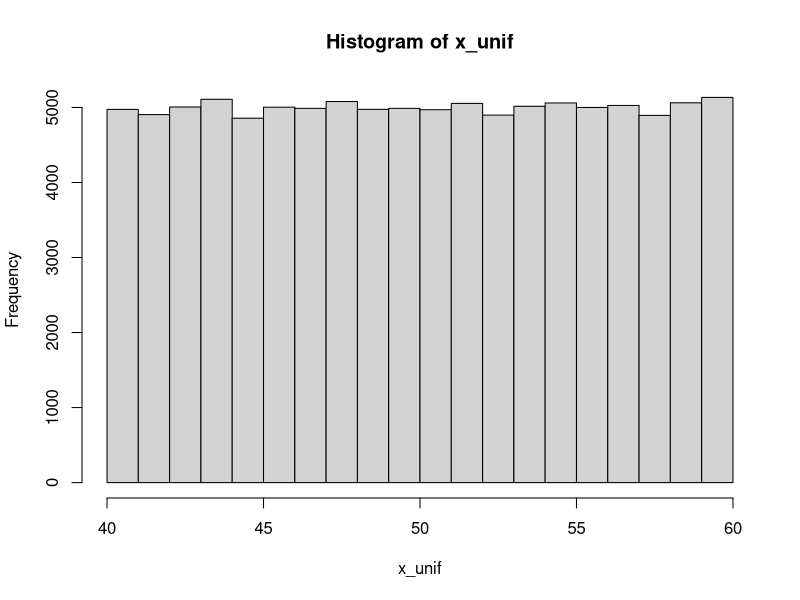
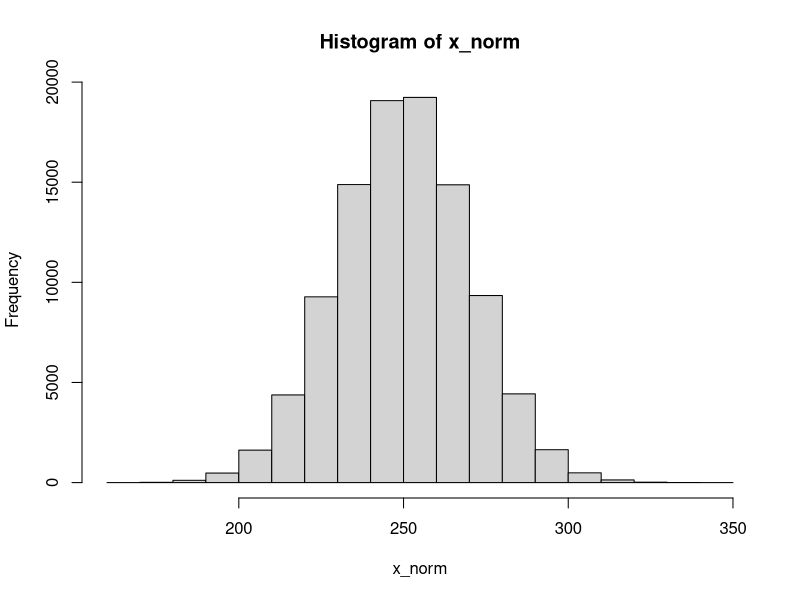

Reproduce these figures in R, in order. (Note: this script raises an error after producing the figures.)
## ---- chunk 1
x <- 2
x
## ---- chunk 2
nums <- c(1,45,78)
cities <- c("Zürich", "上海", "Tehrān")
nums
cities
## ---- chunk 3
length(nums)
#如果无后续使用，没必要赋值一个变量；c(...)的计算结果就是一个向量，并直接传给`length()`函数
length(c("Guten Morgen")) 
## ---- chunk 4
cities_1 <- c("Zürich", "上海", "Tehrān")
cities_2 <- c("大阪", "Poznań", "Cairo")

cities <- c(cities_1, cities_2, c("Jyväskylä", "邯郸", "札幌่"))

cities
## ---- chunk 5
x <- c("one", "two", "three", "four", "five", "six", "seven", "eight", "nine")
x[3]
## ---- chunk 6
x[c(2,5,9)] # 第2个，第5个，第9个元素
## ---- chunk 7
x[-c(2,5,9)] # 除了第2个，第5个，第9个以外的元素
## ---- chunk 8
x[c(2,5,9)] <- c("二", "五", "九")
x
## ---- chunk 9
1:10 #从左边的数（包含）到右边的数（包含），即1:10
## ---- chunk 10
x[3:6]
## ---- chunk 11
y <- 7:103
y
## ---- chunk 12
rep(6, 8) # 把6重复8遍；或rep(6, times = 8)
## ---- chunk 13
rep(c(0, 7, 6, 1), 4) # 把(0, 7, 6, 1)重复4遍
## ---- chunk 14
rep(c(0, 7, 6, 1), each = 4) # 把0, 7, 6, 1各重复4遍
## ---- chunk 15
rep(c(0, 7, 6, 1), c(1, 2, 3, 4)) # 把0, 7, 6, 1分别重复1, 2, 3, 4遍
## ---- chunk 16
seq(0, 15, 2.5) # 其实是`seq(from = 0, to = 50, by = 5)`的简写
## ---- chunk 17
 seq(0, 50, length.out = 11) # 其实是`seq(from = 0, to = 50, length.out = 11)`的简写
## ---- chunk 18
x_unif <- runif(100000, 40, 60) # 生成100000个40到60之间，连续均匀分布的的随机数
hist(x_unif) # 画直方图
## ---- chunk 19
x_norm <- rnorm(100000, 250, 20) # 按照平均值为250，标准差为20的正态分布的概率密度函数生成100000个随机数
hist(x_norm) # 画直方图
## ---- chunk 20
balls <- letters[1:10]
balls
## ---- chunk 21
sample(balls, 20, replace = TRUE)
## ---- chunk 22
sample(balls, 3) # 即`sample(balls, 3, replace = FALSE)`
## ---- chunk 23
sample(1:100, 10, replace = TRUE)
## ---- chunk 24
x <- vector("numeric")
# 或`vector("integer")`, `vector("character")`等
class(x)
## ---- chunk 25
x <- integer(0)
# 或 x <- integer()
# 或`character(0)`, `numeric(0)`等
class(x)
## ---- chunk 26
x <- c(-10, 5, -89, 999, 84)
list(x = x, `sort(x)` = sort(x), `rank(x)` = rank(x), `order(x)` = order(x), `rev(sort(x))` = rev(sort(x)))
## ---- chunk 27
scores <- c(ochem = 79, math = 66, mcb = 64, blc = 75, bpc = 72)
scores
## ---- chunk 28
scores[c("math", "bpc")] == scores[c(2, 5)]
## ---- chunk 29
unique(c("a", "a", "x", "x", "x", "b", "h", "h"))
## ---- chunk 30
x <- c(4, 9, 25)
y <- c(8, 6, 3)
x + y
x * y # 在matlab中这样乘是不行的，要用`.*`，除法也是
sqrt(x)
## ---- chunk 31
class(6) # 6是一个（浮点）数，应为"numeric"
## ---- chunk 32
is.numeric(6)
is.character("6")
## ---- chunk 33
as.integer(c(TRUE, FALSE))
as.character(c(23, 90))
## ---- chunk 34
time_in_sec <- c(29.37, 28.66, 31.32, NA, 27.91, NA)
## ---- chunk 35
class(time_in_sec[4])
## ---- chunk 36
y <- c("a", "b", NA)
class(y[3])
class(NA)
## ---- chunk 37
x <- c("Joe", "Lynne", "Pat")
class(x) # 本应为"character"
class(x) <- c("high_school", "student") # 篡改
class(x) # 新class
## ---- chunk 38
x <- matrix(c(TRUE, FALSE, FALSE, TRUE), ncol = 2)
typeof(x); class(x)
## ---- chunk 39
random_list <- list(first = 1, 2, status = list(has_girlfriend = FALSE, had_girlfriend = FALSE), v = c(3, 4), list(a = "aspirin", z = "zymogen", date = c(y = 2019, m = 8, d = 1)))
str(random_list)
## ---- chunk 40
class(3)
## ---- chunk 41
sqrt(3)^2-3
## ---- chunk 42
3.1e5
## ---- chunk 43
-1.2e-4+1.1e-5
## ---- chunk 44
class(2)
class(2L)
## ---- chunk 45
1:10 #公差为1的整数向量生成器，包含最小值和最大值
class(1:10)
seq(5,50,5) #自定义公差，首项，末项和公差可以不为整数
class(seq(5,50,5)) #因此产生的是一个浮点数向量
seq(5L,50L,5L) #可以强制生成整数
class(seq(5L,50L,5L)) #是整数没错
## ---- chunk 46
x <- list(2L+1L, 2L-1L, 2L*3L, 17L%/%3L, 17L%%3L, 1000L/1L, 3L^4L, sqrt(4L), log(exp(5L)),factorial(5L),sin(0L))
for (num in x){
  print(num)
  print(class(num))
}

y <- c(8L/2L, 2L^3L)
## ---- chunk 47
class(2L+1L)
class(2L-1L)
class(2L*3L)
class(17L%/%3L)
class(17L%%3L)
## ---- chunk 48
class(1000L/1L)
class(3L^4L)
class(sqrt(4L))
class(log(exp(5L)))
class(factorial(5L))
## ---- chunk 49
exp(1)
## ---- chunk 50
log(exp(5))
## ---- chunk 51
log10(1000)
log2(128)
## ---- chunk 52
signif(12.3456789, 4)
## ---- chunk 53
signif(12.3, 8)
## ---- chunk 54
round(12.3456789, 3) # 保留3个小数位
## ---- chunk 55
round(13.5)
## ---- chunk 56
class(ceiling(7.4))
## ---- chunk 57
NA + NA
## ---- chunk 58
class(Inf); class(NaN)
## ---- chunk 59
is.na(NaN)
## ---- chunk 60
knitr::include_graphics("img/graphics/t-distribution.png")
## ---- chunk 61
qt(0.975, df = 12)
## ---- chunk 62
p <- (1-(pt(2.2, df = 15)))*2
p
## ---- chunk 63
qt(0.975,9999999)
## ---- chunk 64
x <- c(2.23,2.24,2.34,2.31,2.35,2.27,2.29,2.26,2.25,2.21,2.29,2.34,2.32)
t.test(x, mu = 2.31)
## ---- chunk 65
x <- c(2.23,2.24,2.34,2.31,2.35,2.27,2.29,2.26,2.25,2.21,2.29,2.34,2.32)

t.test(x, mu = 2.31, alternative = "less") # 检验是否*less* than μ
## ---- chunk 66
x <- c(2.23,2.24,2.34,2.31,2.35,2.27,2.29,2.26,2.25,2.21,2.29,2.34,2.32)
y <- c(2.27,2.29,2.37,2.38,2.39,2.25,2.39,2.16,2.55,2.81,2.19,2.44,2.22)

t.test(x, y)
## ---- chunk 67
t.test(x, y, paired = TRUE)
## ---- chunk 68
expected_probs <- c(0.05, 0.1, 0.15, 0.2, 0.2, 0.3)
## ---- chunk 69
observed_vals <- c(6, 9, 14, 24, 18, 29)
## ---- chunk 70
chisq.test(observed_vals, p = expected_probs) # 参数p是指概率
## ---- chunk 71
chisq.test(observed_vals)
## ---- chunk 72
(社团参与 <- matrix(c(28,36,40,40,32,33,38,29,36), nrow = 3, dimnames = list(c("一年级", "二年级", "三年级"), c("棒球", "足球", "网球"))))
## ---- chunk 73
chisq.test(社团参与)
## ---- chunk 74
#其实还可以更精简，但是为了易读性不得不牺牲一点精简度。
Z <- matrix(rep(rnorm(1000000), 6), nrow = 6)^2

X <- Z^2

Q <- matrix(nrow = 6, ncol = 1000000)

for (i in (1+1):6) {
  Q[1,] = Z[1,]
  Q[i,] = Q[(i-1),] + Z[i,]
}

plot(NULL, xlim=c(0.23,6), ylim = c(0,1),
     main = expression(paste('X ~ ', chi^'2', '(k)')), 
     xlab = "x", 
     ylab= expression(f[k]*'(x)')
    )
colors <- c('blue', 'black', 'red', 'green', 'gray', 'orange')
for (i in 1:6) {
  lines(density(Q[i,]),
        col=colors[i],
        lwd=2)
}
legend('topright',c('k=1','k=2','k=3','k=4','k=5','k=6'),
       fill = colors)
## ---- chunk 75
y <- list(1, c("a","あ"), list(1+3i, c(FALSE, NA, TRUE)), 
          data.frame(x = c("阿拉木图", "什切青"), y = c(2, 3)),
          t.test)
y
## ---- chunk 76
y[2] # 使用单方括号，得到的是一个只有一个分量的列表
y[[2]] # 使用双方括号，得到的是一个向量
y[[3]][[2]] # 得到的也是一个向量；父列表的索引在前，子列表的在后
y[[3]] # 这个位置包含两个子列表，因此得到一个有两个分量的列表
y[[3]][[2]][2] # 得到向量时，直接在后面用单方括号
## ---- chunk 77
z <- list(c(1, 3), z2 = c(4, 5, 6), c("a", "b"))
z # `[[2]]`被`$z2`所取代
z$z2 == z[[2]] # `z[[2]]`仍然是可用的，结果和`z$z2`一样
## ---- chunk 78
list(list(1, 2), list(3, 4))
## ---- chunk 79
A <- list("a", 1, TRUE); B <- list(5+8i, NA, 4L)
C1 <- unlist(list(A, B), recursive = FALSE); C2 <- c(A, B)
identical(C1, C2)
## ---- chunk 80
A <- 1:48 
dim(A) <- c(6,8) 
A
## ---- chunk 81
is.array(A)
is.matrix(A)
## ---- chunk 82
attributes(A)
## ---- chunk 83
A[5,3]
## ---- chunk 84
A[3,]
## ---- chunk 85
A[,4]
## ---- chunk 86
dim(A) <- c(2,8,3)
A
## ---- chunk 87
attr(A, "dim") <- c(3,4,2,2)
A
## ---- chunk 88
A[ ,3 , , ] #每个矩阵第3列的数据，即所有第二个维度为3的数值
## ---- chunk 89
B <- runif(90, 0, 1) #从均匀分布中取90个0到1之间的数
dim(B) <- c(6, 5, 3) #注意顺序
B
## ---- chunk 90
dimnames(B) <- list(paste("trial.", 1:6), 
                    c('P. falciparum', 'P. malariae', 'P. ovale', 'P. vivax', 'P. knowlesi'), 
                    c('chloroquine', 'artemisinin', 'doxycycline'))
B
## ---- chunk 91
class(c(TRUE,FALSE,NA))
## ---- chunk 92
x <- 5
x != 3 #x等于5，所以“x不等于3”为真
## ---- chunk 93
7 %in% c(1,4,5,6,7)
## ---- chunk 94
NA == NA
## ---- chunk 95
x <- NA
is.na(x)
## ---- chunk 96
x <- c(2, 1, 6, 5, 4, 9, 7, 3, 10, 8)
x <= 5
## ---- chunk 97
x[c(TRUE, TRUE, FALSE, TRUE, TRUE, FALSE, FALSE, TRUE, FALSE, FALSE)]
## ---- chunk 98
x[x <= 5]
## ---- chunk 99
all(x <= 5); any(x <= 5)
## ---- chunk 100
!(3 < 4) # 这个例子很简单，反义符号意义不大。后面实操的时候才能领略到它的用处。
## ---- chunk 101
vals <- c(TRUE, FALSE, NA) 
names(vals) <- paste('[',as.character(vals),']',sep = '')
outer(vals, vals, "&")
## ---- chunk 102
outer(vals, vals, "|")
## ---- chunk 103
m <- 1:100 # 产生一个[1,2,3,...,99,100]的整数向量。上面讲过。
n <- vector("numeric")
for (i in n) {
  if (i %% 2 == 0) {
    n <- append(n, i^2)
  } else if (i == 51) {
    break
  }
}
n
## ---- chunk 104
logi = TRUE
num <- 1
while (num <= 100) {
  if (logi) {
    num = num + 10 # R 不支持 num += 5的简写
    print(num)
    logi = FALSE
  } else {
    num = num + 20
    print(num)
    logi = TRUE
  }
}

## ---- chunk 105
# 以下代码翻译成英语就是：If 1 + 1 = 2, print "hi". Else, print "bye".
# 或中文：如果一加一等于二，那么印出“hi”，否则印出“bye”.
if (1 + 1 == 2) { # 1 + 1 == 2 的运算结果是TRUE，因此“如果”成真
  print("hi") # 所以会执行`print("hi")`
} else {
  print("bye")
}
## ---- chunk 106
# 代码第一行中的FALSE可以替换成任何计算结果为FALSE的运算，
# 比如1 + 1 == 3；小括号内的计算过程不重要，
# 但运算结果必须为TRUE或FALSE（不可以是NA）
if (FALSE) { 
  print("hi")
} else { # 因为是FALSE，所以`else`里的语句被执行
  print("bye")
}
## ---- chunk 107
if (FALSE) { # 第一个`if`为FALSE
  print("hi")
} else if (FALSE) { # 检查下一个`else if`，也是FALSE
  print("yoo")
} else if (TRUE) { # 再检查下一个`else if`，这次是TRUE
  print("hey") # 所以执行`print("hey")`
} else {
  print("bye") # 而轮不到else
}
## ---- chunk 108
# 以下代码翻译成英文就是: for every element i in c(2, 4, 6, 8): 
# assign i^2 to n, then print n
# 中文：对c(2, 4, 6, 8)`中的每一个元素i：
# 创建一个n使得n等于i的平方，然后印出n
for (i in c(2, 4, 6, 8)) { # i可以是任何你想要的名字，比如num
  n <- i^2 # 如果上一行是 for (num in ..., 这一行就要写成 n <- num^2
  print(n)
}
## ---- chunk 109
x <- vector(mode = "numeric") # 创建一个空的numeric vector
for (m in 1:10) {
  if (m %% 2 == 0) {
    x <- append(x, m)
  }
}

x
## ---- chunk 110
M <- c(1, 2, 3 ,4 ,5)
N <- c(10, 100, 1000)

x <- vector("numeric")
for (m in M) {
  for (n in N) { # 在一个for循环中嵌入另一个for循环
    x <- append(x, m*n)
  }
}

x
## ---- chunk 111
x <- 1
while (x < 10) { # 当x<10的时候，执行大括号内的语句
  print(x)
  x <- x + 3 # 一定要让x的值增加，否则会进入无限循环
}
## ---- chunk 112
for (i in 1:10) {
  if (i == 3) {
    next # 当i == 3时，跳过它，继续（最近的）for循环的下一个回合
  } else if (i == 6) {
    break # 当i == 6时，结束（最近的）for循环
  } 
  print(i) # 只有当if和else if里的检验都为FALSE时，`print(i)`才会执行。
}
## ---- chunk 113
M <- c(1, 2, 3, 4, 5)

x <- vector("numeric")
for (m in M) {
  while (TRUE) { # 原本while(TRUE){}将会是一个无限循环（判定条件永远TRUE）
    x <- append(x, 2*m)
    break # break打破了最近的这个while循环，而不影响for循环。
  }
}

x
## ---- chunk 114
l <- c(1.21, 1.34, -1.45, 1.56, 1.22, 1.10, 1.78, -1.33, 1.71)
## ---- chunk 115
l_1 <- ifelse(l < 0, NA, l)
l_1
## ---- chunk 116
x <- c(1, 4, 9)
y <- c(1, 10, 100)

for(i in x){
  print(i * y)
}
## ---- chunk 117
1 * y; 4 * y; 9 * y
## ---- chunk 118
i <- 1
while (i < 5) {
  print(i * 10)
  i <- i + 1
}
## ---- chunk 119
for(i in 1:10){
  if(i <= 3){
    print(i)
  } else break
}
## ---- chunk 120
i <- 1
while(i < 10){
  if(i <= 3){
    print(i)
    i <- i + 1
  } else break
}
## ---- chunk 121
for(i in 1:5){
  if(i == 3 | i == 4) next
  print(i)
}
## ---- chunk 122
for(i in 1:3){
  for(j in c(1, 10, 100)){
    if(i == 2) break
    print(i * j)
  }
}
## ---- chunk 123
lapply(c(1, 2, 3), function(i) i^2*10)
## ---- chunk 124
lapply(list(5, 6, 7), rnorm, 3, .1)
## ---- chunk 125
lapply(list(5, 6, 7), rnorm, n = 3, .1)
## ---- chunk 126
rapply(list(c(1, 2, 3), list(c(4, 5, 6), list(7, 8, 9))), function(x) x * 10, how = "unlist") # 默认的模式
## ---- chunk 127
rapply(list(c(1, 2, 3), list(c(4, 5, 6), list(c("a", "b", "c")))), function(x) c(x, 1))
## ---- chunk 128
rapply(list(c(1, 2, 3), list(c(4, 5, 6), list(c("a", "b", "c")))), function(x) c(x, 1), how = "list") 
## ---- chunk 129
Map(rnorm, c(5, 6, 7), 3, .1)
## ---- chunk 130
Map(rnorm, c(2, 3, 4), c(1, 10, 100), c(.1, .5, 1))
## ---- chunk 131
mapply(rnorm, 3, c(1, 10, 100), c(.1, .5, 1))
## ---- chunk 132
require(doParallel)
## ---- chunk 133
library(doParallel)
getDoParWorkers() # 查看R当前使用的内核数量；默认应为1
detectCores() # 查看可用内核总数
## ---- chunk 134
registerDoParallel(4) # 设置内核数量
getDoParWorkers() # 再次检查内核数量
## ---- chunk 135
map(list(5, 6, 7), ~ rnorm(3, ., .1))
## ---- chunk 136
x = c(1, 2, 3); y = c(10, 20, 30); z = c(5, 60, 115)
map_dbl(list(x, y, z), mean)
## ---- chunk 137
map2(.x = c(1, 100, 10000), .y = c(.1, 1, 10), ~ rnorm(5, .x, .y))
## ---- chunk 138
pmap(list(mean = c(1, 100, 10000), sd = c(.1, 1, 10)), rnorm, n = 3)
## ---- chunk 139
args <- tibble(mean = c(1, 100, 10000),
               sd = c(.1, 1, 10))
pmap(args, rnorm, 3)
## ---- chunk 140
sample <- c(5.1, 5.2, 4.5, 5.3, 4.3, 5.5, 5.7)
# 根据传统，赋值变量时用`<-`号，赋值函数参数时才用`=`
t.test(x = sample, mu = 4.5)
## ---- chunk 141
"["(c("四川担担面", "武汉热干面", "兰州牛肉面", "北京炸酱面"), 2)
## ---- chunk 142
sum        (
 # 4   
        4 # 我怕不是
,              #疯了
            6
  
  )
## ---- chunk 143
seq(0, 25, l = 11)
## ---- chunk 144
函数名 <- function(参数1, 参数2, ...){
  对参数1和参数2
  进行
  一系列
  一行或者多行
  计算
  return(计算结果)
}
## ---- chunk 145
SE <- function(x) {
  s <- sd(x)
  n <- length(x)
  result <- s/sqrt(n)
  return(result)
}
# 随后，你就可以使用自定义的函数了
SE(c(5,6,5,5,4,5,6,6,5,4,5,3,8)) 
## ---- chunk 146
SE <- function(x) {
  s <- sd(x)
  n <- length(x)
  s/sqrt(n) # 注意不是`result <- s/sqrt(n)`
}
SE(c(5,6,5,5,4,5,6,6,5,4,5,3,8)) 
## ---- chunk 147
# 这是随手写的一个没有意义的函数
myfunc <- function(i){
  k <- 8
  if (i>3) {
    j <- -i
    while(j < 20){
      k <- k + i + j
      j <- j+5
    }
    return(k)
  } else {
    if (i %% 2 == 0) {
      return(5)
    } else return(k*i)
  }
}
myfunc(6)
## ---- chunk 148
sapply(1:5, function(x) x^2)
## ---- chunk 149
'%el%' <- function(x, y) pi*x*y

2 %el% 5
## ---- chunk 150
myfunc <- function(){
  a = 5
  function(){
    b = 10
    return(a*b)
  }
}
# 执行myfunc()的时候，默认结果为最后一句/一行，在这里应为内函数：
myfunc()

# 既然`myfunc()`的结果是一个函数，那么在后面再加上一个括号就是执行内函数了；内函数可以使用外函数中所定义的变量（比如这里使用了外函数的`a = 5`）
myfunc()()
## ---- chunk 151

speak <- function(x){
  x()$speak
}

speak(cat)

## ---- chunk 152
my_func <- function(arg1, arg2 = 100, ...){
  other_args <- list(...)
  print(arg1)
  print(arg2)
  print(other_args)
}

my_func("foo", cities = c("崇阳", "Αθήνα", "つがる"), nums = c(3,4,6))
## ---- chunk 153
calc_v <- function(v, pow = 1, times = 1, add = 0) {
  v ^ pow * times + add
}

calc_l <- function(L, pow = 1, times = 1, add = 0) {
  rapply(L, function(l) l ^ pow * times + add, how = "list")
}

calc <- function(data, ...) {
  if(is.list(data)) {
    calc_l(data, ...) # 即 calc_l(L = data, ...)
  } else if(is.vector(data)) {
    calc_v(data, ...) # 即 calc_v(v = data, ...)
  }
}
## ---- chunk 154
calc(c(1, 2, 3), pow = 2, add = 1)
calc(list(1, 2, list(10, 20)), pow = 2, times = 2)
## ---- chunk 155
sapply
## ---- chunk 156
x <- 5
fun1 <- function() {
  x <- 100
}
fun1()
x
## ---- chunk 157
x <- 5
fun1 <- function() {
  assign("x", 100, envir = .GlobalEnv)
}
fun1()
x
## ---- chunk 158
x <- 5
fun1 <- function() {
  x <<- 100
}
fun1()
x
## ---- chunk 159
n <- 1 # `GlobalEnv`里的`n` = 1

fun1 <- function() {
  n <- 10 # `fun1()`里的`n` = 10
  fun2 <- function() {
    n <- 50 # 赋值`fun2()`里的`n`
    n <<- 100 # 重赋值`fun1()`里的`n`为100
  }
  fun2() # 运行`fun2()`
  return(n) # 返回`fun1()`里的`n`
}

fun1() # 10是否变为100?
n # 是否仍然是1？
## ---- chunk 160
cum = 0
sapply(1:10, FUN = function(x){
  cum <<- cum + x
  cum
})
## ---- chunk 161
x <- vector('numeric')
system.time(
  for (i in 1:50){
    for (j in 1:100) {
      x <- append(x, i*j)
    }
  }
)
## ---- chunk 162
x <- c(3, 4, 6, 1, NA, 8, 2, 5, NA, 9, 7)
## ---- chunk 163
as.century <- function(x) x%/%100 + 1
## ---- chunk 164
as.century(c(2014, 1990, 1398, 1290, 1880, 2001))
## ---- chunk 165
hour <- function(x) x%/%100
minute <- function(x) x%%100
## ---- chunk 166
times <- c(0512, 0719, 2358, 0501)
hour(times)
minute(times)
## ---- chunk 167
fibon <- function (len = 10) {
  if (len == as.integer(len) & len > 0) { #
    F <- c(1, 1) ## 前两项需要定义
    i <- 3 ## 从第三项开始计算
    while (i <= len) {
      F[i] <- F[i-2] + F[i-1]
      i <- i+1 ## R中不可以使用`i += 1`或者`i++`
    }
    return(F[1:len])
  } else {
    return("请输入一个正整数。")
  }
}
## ---- chunk 168
fibon(10); fibon(-5)
## ---- chunk 169
prime.list <- function(i){
  primeNumbers <- 2L
  for (num in 3:i) {
    isPrime <- TRUE
    for (pnum in primeNumbers) {
      if (pnum > sqrt(num)) {
        break
      } else if (num %% pnum == 0) {
        isPrime <- FALSE
        break
      }
    }
    if (isPrime) {
      primeNumbers <- c(primeNumbers, num)
    }
  }
  return(primeNumbers)
}
## ---- chunk 170
prime.list(100)
## ---- chunk 171
Pet <- function(name = NA, common_name = NA, binomial_name = NA, speak = NA){
  name <- name
  common_name <- common_name
  binomial_name <- binomial_name
  speak <- speak
  greet <- function(time = "not_specified"){
    intro <- paste("I'm a", common_name, "and my name is", name)
    if(time == "morning") print(paste("Good morning,", intro))
    if(time == "afternoon") print(paste("Good afternoon,", intro))
    if(time == "evening") print(paste("Good evening,", intro)) 
    if(time == "not_specified") print(paste("Hi,", intro))
  }
  list(name = name, common_name = common_name, binomial_name = binomial_name, speak = speak, greet = greet)
}


Turtle <- function(name = NA){
  Pet(name, "turtle", "Trachemys scripta elegans") # 实现inheritance # 龟没有叫声
}

Cat <- function(name = NA, sterilized = NA){
  sterilized <- sterilized # 猫可能绝育 # 新增attribute，实现了广义的polymorphism
  PetAaM <- Pet(name, "cat", "Felis catus", "meow")
  CatOnlyAaM <- list(sterilized = sterilized)
  c(PetAaM, CatOnlyAaM)
}

Pigeon <- function(name = NA){
  PetAaM <- Pet(name, "pigeon", "Columba livia", "coo")
}

# 实现了Python语境中的polymorphism
greet <- function(pet, time = "not_specified"){
  pet$greet(time)
}

binomial_name <- function(pet){
  pet$binomial_name
}
## ---- chunk 172
Guoguo <- Pigeon("Guoguo")
Felix <- Cat("Felix", "TRUE")
Kazuya <- Turtle("Kazuya")

str(Guoguo)
str(Kazuya)
str(Felix)
## ---- chunk 173
Felix$binomial_name
Kazuya$greet("afternoon")
## ---- chunk 174
binomial_name(Kazuya)
greet(Guoguo)
## ---- chunk 175
x <- "world"
paste("Hello", x, "Bye", x, sep = "---")
